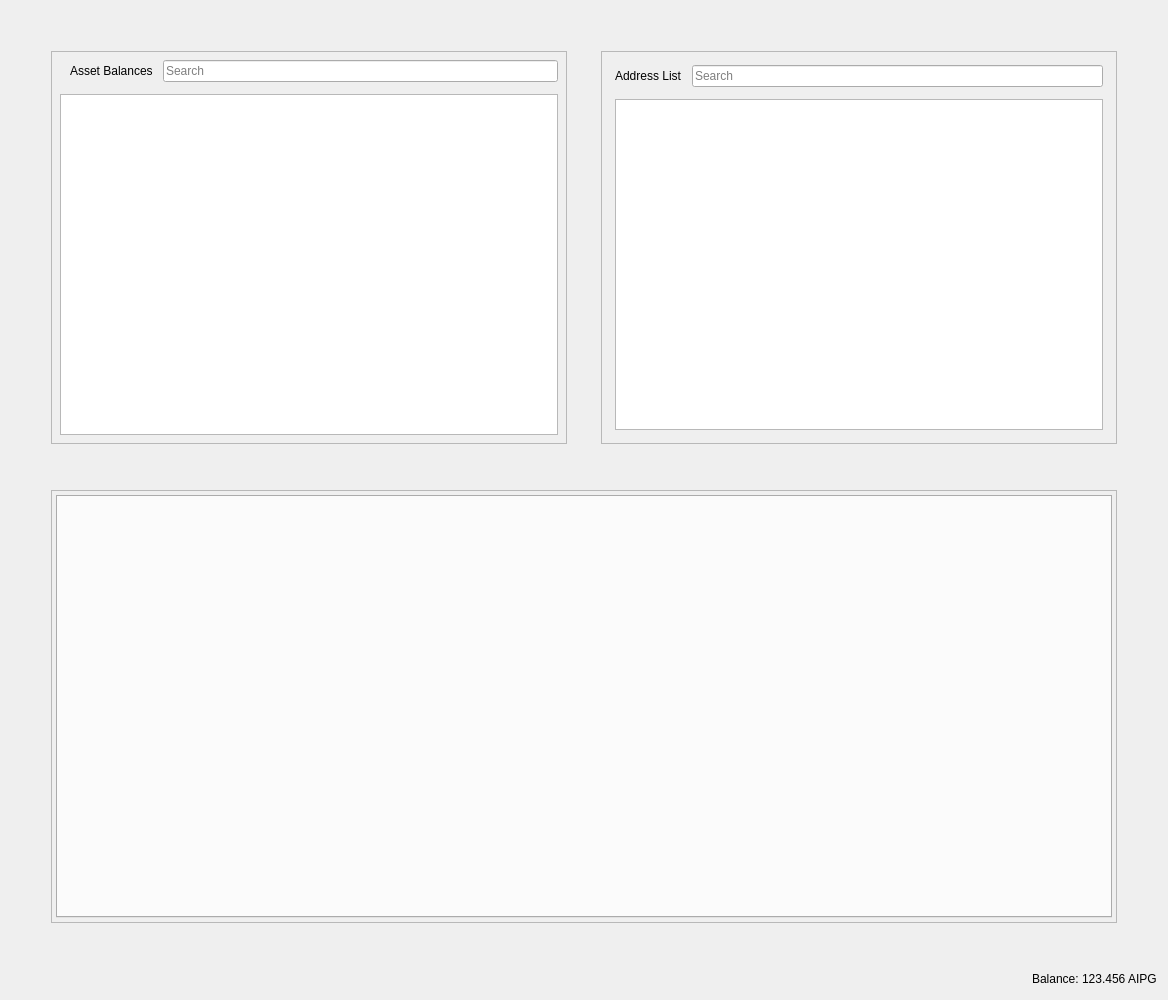
<?xml version="1.0" encoding="UTF-8"?>
<ui version="4.0">
 <class>RestrictedAssetsDialog</class>
 <widget class="QDialog" name="RestrictedAssetsDialog">
  <property name="geometry">
   <rect>
    <x>0</x>
    <y>0</y>
    <width>1168</width>
    <height>1000</height>
   </rect>
  </property>
  <property name="windowTitle">
   <string>Send Coins</string>
  </property>
  <layout class="QVBoxLayout" name="verticalLayout">
   <item>
    <layout class="QHBoxLayout" name="horizontalLayout">
     <property name="spacing">
      <number>34</number>
     </property>
     <property name="leftMargin">
      <number>40</number>
     </property>
     <property name="topMargin">
      <number>40</number>
     </property>
     <property name="rightMargin">
      <number>40</number>
     </property>
     <property name="bottomMargin">
      <number>40</number>
     </property>
     <item>
      <widget class="QFrame" name="frameAssetBalance">
       <property name="frameShape">
        <enum>QFrame::StyledPanel</enum>
       </property>
       <property name="frameShadow">
        <enum>QFrame::Raised</enum>
       </property>
       <layout class="QVBoxLayout" name="verticalLayout_7">
        <property name="spacing">
         <number>12</number>
        </property>
        <property name="leftMargin">
         <number>4</number>
        </property>
        <property name="topMargin">
         <number>4</number>
        </property>
        <property name="rightMargin">
         <number>4</number>
        </property>
        <property name="bottomMargin">
         <number>4</number>
        </property>
        <item>
         <layout class="QVBoxLayout" name="verticalLayout_4">
          <property name="spacing">
           <number>12</number>
          </property>
          <property name="leftMargin">
           <number>4</number>
          </property>
          <property name="topMargin">
           <number>4</number>
          </property>
          <property name="rightMargin">
           <number>4</number>
          </property>
          <property name="bottomMargin">
           <number>4</number>
          </property>
          <item>
           <layout class="QHBoxLayout" name="horizontalLayout_8">
            <property name="spacing">
             <number>10</number>
            </property>
            <property name="leftMargin">
             <number>10</number>
            </property>
            <item>
             <widget class="QLabel" name="labelAssetBalance">
              <property name="text">
               <string>Asset Balances</string>
              </property>
             </widget>
            </item>
            <item>
             <widget class="QLineEdit" name="lineEditAssetSearch">
              <property name="placeholderText">
               <string>Search</string>
              </property>
             </widget>
            </item>
           </layout>
          </item>
          <item>
           <widget class="QTableView" name="listAssets"/>
          </item>
         </layout>
        </item>
       </layout>
      </widget>
     </item>
     <item>
      <widget class="QFrame" name="frameAddressList">
       <property name="frameShape">
        <enum>QFrame::StyledPanel</enum>
       </property>
       <property name="frameShadow">
        <enum>QFrame::Raised</enum>
       </property>
       <layout class="QVBoxLayout" name="verticalLayout_10">
        <property name="spacing">
         <number>12</number>
        </property>
        <item>
         <layout class="QVBoxLayout" name="verticalLayout_9">
          <property name="spacing">
           <number>12</number>
          </property>
          <property name="leftMargin">
           <number>4</number>
          </property>
          <property name="topMargin">
           <number>4</number>
          </property>
          <property name="rightMargin">
           <number>4</number>
          </property>
          <property name="bottomMargin">
           <number>4</number>
          </property>
          <item>
           <layout class="QHBoxLayout" name="horizontalLayout_9">
            <property name="spacing">
             <number>10</number>
            </property>
            <property name="leftMargin">
             <number>0</number>
            </property>
            <property name="topMargin">
             <number>0</number>
            </property>
            <property name="rightMargin">
             <number>0</number>
            </property>
            <property name="bottomMargin">
             <number>0</number>
            </property>
            <item>
             <widget class="QLabel" name="labelAddressList">
              <property name="text">
               <string>Address List</string>
              </property>
             </widget>
            </item>
            <item>
             <widget class="QLineEdit" name="lineEditAddressSearch">
              <property name="placeholderText">
               <string>Search</string>
              </property>
             </widget>
            </item>
           </layout>
          </item>
          <item>
           <widget class="QTableView" name="myAddressList"/>
          </item>
         </layout>
        </item>
       </layout>
      </widget>
     </item>
    </layout>
   </item>
   <item>
    <layout class="QHBoxLayout" name="horizontalLayout_4">
     <property name="spacing">
      <number>34</number>
     </property>
     <property name="leftMargin">
      <number>40</number>
     </property>
     <property name="topMargin">
      <number>0</number>
     </property>
     <property name="rightMargin">
      <number>40</number>
     </property>
     <property name="bottomMargin">
      <number>40</number>
     </property>
     <item>
      <widget class="QFrame" name="tabFrame">
       <property name="frameShape">
        <enum>QFrame::StyledPanel</enum>
       </property>
       <property name="frameShadow">
        <enum>QFrame::Raised</enum>
       </property>
       <layout class="QVBoxLayout" name="verticalLayout_8">
        <property name="spacing">
         <number>12</number>
        </property>
        <property name="leftMargin">
         <number>4</number>
        </property>
        <property name="topMargin">
         <number>4</number>
        </property>
        <property name="rightMargin">
         <number>4</number>
        </property>
        <property name="bottomMargin">
         <number>4</number>
        </property>
        <item>
         <widget class="QTabWidget" name="tabWidget">
          <property name="tabPosition">
           <enum>QTabWidget::North</enum>
          </property>
          <property name="tabShape">
           <enum>QTabWidget::Rounded</enum>
          </property>
          <property name="currentIndex">
           <number>-1</number>
          </property>
          <property name="elideMode">
           <enum>Qt::ElideNone</enum>
          </property>
         </widget>
        </item>
       </layout>
      </widget>
     </item>
    </layout>
   </item>
   <item>
    <layout class="QHBoxLayout" name="horizontalLayout_2">
     <property name="spacing">
      <number>3</number>
     </property>
     <item>
      <spacer name="horizontalSpacer">
       <property name="orientation">
        <enum>Qt::Horizontal</enum>
       </property>
       <property name="sizeHint" stdset="0">
        <size>
         <width>40</width>
         <height>20</height>
        </size>
       </property>
      </spacer>
     </item>
     <item alignment="Qt::AlignRight">
      <widget class="QLabel" name="label">
       <property name="sizePolicy">
        <sizepolicy hsizetype="Preferred" vsizetype="Fixed">
         <horstretch>0</horstretch>
         <verstretch>0</verstretch>
        </sizepolicy>
       </property>
       <property name="text">
        <string>Balance:</string>
       </property>
      </widget>
     </item>
     <item alignment="Qt::AlignRight">
      <widget class="QLabel" name="labelBalance">
       <property name="sizePolicy">
        <sizepolicy hsizetype="Preferred" vsizetype="Fixed">
         <horstretch>0</horstretch>
         <verstretch>0</verstretch>
        </sizepolicy>
       </property>
       <property name="cursor">
        <cursorShape>IBeamCursor</cursorShape>
       </property>
       <property name="text">
        <string notr="true">123.456 AIPG</string>
       </property>
       <property name="textInteractionFlags">
        <set>Qt::LinksAccessibleByMouse|Qt::TextSelectableByKeyboard|Qt::TextSelectableByMouse</set>
       </property>
      </widget>
     </item>
    </layout>
   </item>
  </layout>
 </widget>
 <resources>
  <include location="../aipg.qrc"/>
 </resources>
 <connections/>
</ui>
